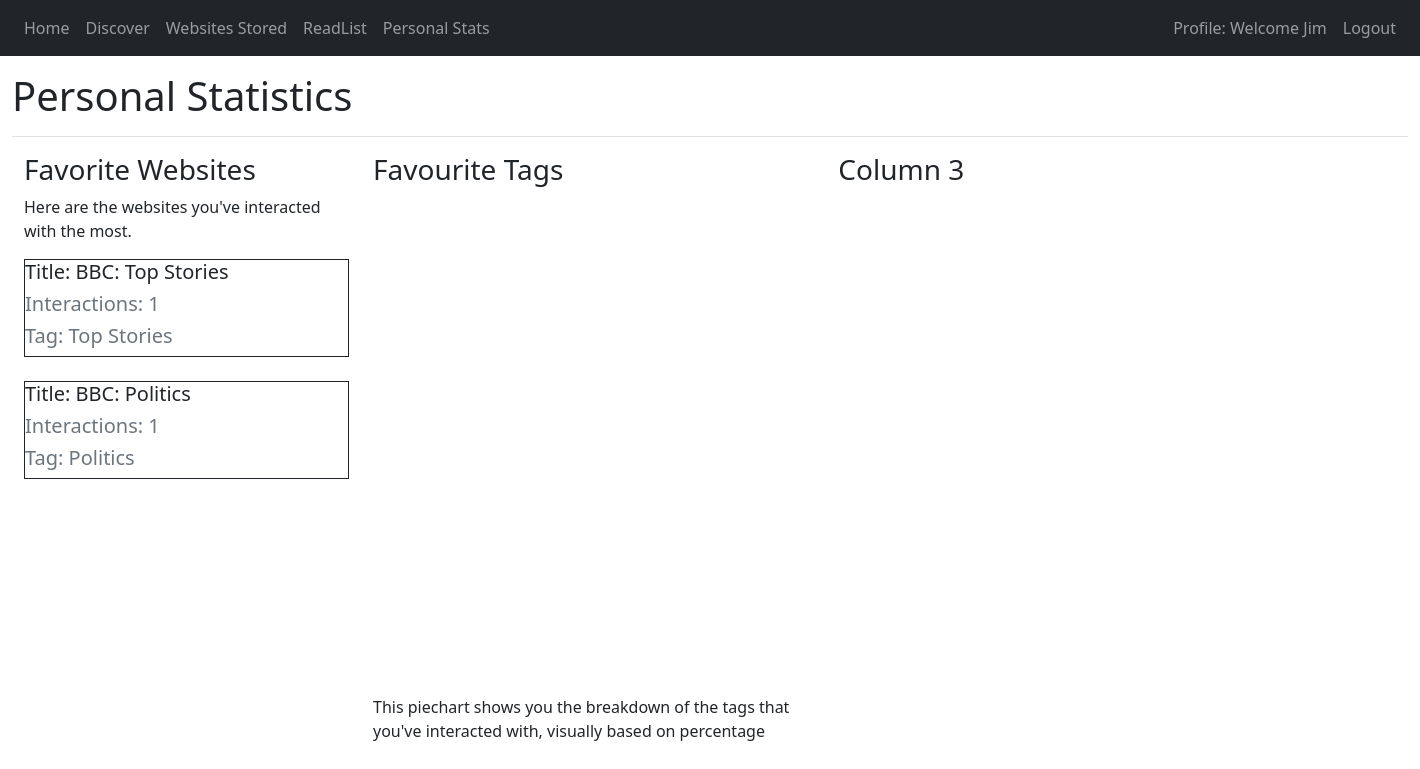
/user_stats (signed in), run on the app's committed database.
### website/db_models.py (models this page shows)
class User(db.Model, UserMixin):
    id = db.Column(db.Integer, primary_key=True)
    email = db.Column(db.String(150), unique=True)
    password = db.Column(db.String(150))
    username = db.Column(db.String(150))
    date_signed_up = db.Column(db.DateTime(timezone=True), default=func.now())
    feeds = db.relationship('RSS_Data')
    liked = db.relationship('Readlist')

class RSS_Data(db.Model):
    id = db.Column(db.Integer, primary_key=True)
    title = db.Column(db.String(10000))
    link = db.Column(db.String(10000))
    clicks = db.Column(db.Integer)
    tag_id = db.Column(db.Integer, db.ForeignKey('tags.id'))
    tag = db.Relationship('Tags', back_populates='website')
    user_id = db.Column(db.Integer, db.ForeignKey('user.id'))

class Tags(db.Model):
    id = db.Column(db.Integer, primary_key=True)
    name = db.Column(db.String(10000))
    website = db.relationship('RSS_Data', back_populates='tag')

### website/views.py (the view)
@views.route('/user_stats', methods=['GET', 'POST'])
@login_required
def user_stats():
    global_tags = Tags.query.all()
    global_tags_named = [tag.name for tag in global_tags]
    global_tags_id = [tag.id for tag in global_tags]
    stats_data = tag_counter()
    global_tag_clicks = global_tag_counter()
    print(global_tag_clicks)
    user_websites = RSS_Data.query.filter_by(user_id=current_user.id).order_by(RSS_Data.clicks.desc()).limit(4)
    return render_template("user_stats.html", user=current_user, stats_data=stats_data,global_tags=global_tags, named_tags=global_tags_named, id_tags=global_tags_id, websites=user_websites, global_clicks=global_tag_clicks)

### website/__init__.py (called while the page is built)
def create_app():
    app = Flask(__name__)
    app.config['SECRET_KEY'] = 'sadads asdasgf asddf'
    app.config['SQLALCHEMY_DATABASE_URI'] = f'sqlite:///{DB_NAME}'
    db.init_app(app)
    from .views import views
    from .auth import auth
    app.register_blueprint(views, url_prefix='/')
    app.register_blueprint(auth, url_prefix='/')
    from .db_models import User
    with app.app_context():
        db.create_all()
    login_manager = LoginManager()
    login_manager.login_view = 'auth.login'
    login_manager.init_app(app)
    @login_manager.user_loader
    def load_user(id):
        return User.query.get(int(id))
    return app

### website/rec_alg.py (called while the page is built)
def tag_counter():
    tag_clicks = {}
    tags = Tags.query.all()
    for tag in tags:
        tag_clicks[tag.id] = 0
    websites = RSS_Data.query.all()
    user_websites = [website for website in websites if website.user_id == current_user.id]
    for website in user_websites:
        tag_clicks[website.tag_id] += website.clicks
    sorted_tag_clicks = dict(sorted(tag_clicks.items(), key=lambda tag: tag[1], reverse=True))
    return sorted_tag_clicks

def global_tag_counter():
    tag_clicks = {}
    tags = Tags.query.all()
    for tag in tags:
        tag_clicks[tag.id] = 0
    websites = RSS_Data.query.all()
    global_websites = [website for website in websites]
    for website in global_websites:
        tag_clicks[website.tag_id] += website.clicks
    sorted_tag_clicks = dict(sorted(tag_clicks.items(), key=lambda tag: tag[1], reverse=True))
    return sorted_tag_clicks

### website/templates/user_stats.html (shortened to what this page needs)
{% extends "base.html" %}
{% block content %}
    <head>
    </head>
    <div class="d-flex justify-content-between flex-wrap flex-md-nowrap pt-3 pb-2 mb-3 border-bottom">
        <h1>Personal Statistics</h1>
    </div>
    <div class="container-fluid">
        <div class="row">
            <div class="col-md-3">
                <div class="column-content">
                    <h3>Favorite Websites</h3>
                    <p>Here are the websites you've interacted with the most.</p>
                <div>
                    {% for website in websites %}
                        <div class="border border-dark">
                            <h5>Title: {{ website.title }}</h5>
                            <h5 class="text-muted">Interactions: {{ website.clicks }}</h5>
                            {% for tag in global_tags %}
                                {% if tag.id == website.tag_id %}
                                <h5 class="text-muted">Tag: {{ tag.name }}</h5>
                                {% endif %}
                            {% endfor %}
                        </div>
                        <br>
                    {% endfor %}
                </div>
                </div>
            </div>
            <div class="col-md-4">
                <div class="column-content">
                    <h3>Favourite Tags</h3>
                    <div id="piechart" style="width: 700px; height: 500px;"></div>
                    <p>This piechart shows you the breakdown of the tags that you've interacted with, visually based on
                        percentage</p>
                </div>
            </div>
            <div class="col-md-3">
                <div class="column-content">
                    <h3>Column 3</h3>
                    <div id="columnchart_material" class="chart" style="width: 700px; height: 500px;></div>
                </div>
            </div>
        </div>
    </div>
{% endblock %}

### website/templates/base.html (shortened to what this page needs)
<!DOCTYPE html>
<html lang="en">
<head>
    <link rel="stylesheet" href="https://stackpath.bootstrapcdn.com/bootstrap/4.4.1/css/bootstrap.min.css"
>
    <link href="https://cdn.jsdelivr.net/npm/bootstrap@5.0.1/dist/css/bootstrap.min.css" rel="stylesheet">
</head>
<body>
<nav class="navbar navbar-expand-lg navbar-dark bg-dark">
    <div class="collapse navbar-collapse" id="navbar">
        <div class="navbar-nav">
            {% if user.is_authenticated %}
                <a class="nav-item nav-link" id="home" href="/">Home</a>
                <a class="nav-item nav-link" id="discover" href="/discover">Discover</a>
                <a class="nav-item nav-link" id="add_links" href="/add_links">Websites Stored</a>
                <a class="nav-item nav-link" id="read_later" href="/read_later">ReadList</a>
                <a class="nav-item nav-link" id="user_stats" href="/user_stats">Personal Stats</a>
            {% else %}
                <a class="nav-item nav-link" id="login" href="/login">Login</a>
                <a class="nav-item nav-link" id="signUp" href="/sign-up">Sign Up</a>
            {% endif %}
        </div>
        {% if user.is_authenticated %}
            <div class="navbar-nav ms-auto">
                <a class="nav-item nav-link " id="profile" href="/profile">Profile: Welcome {{ user.username }}</a>
            <a class="nav-item nav-link" id="logout" href="/logout">Logout</a>
            </div>
        {% endif %}
    </div>
</nav>
<div class="container-fluid">
    {% block content %}{% endblock %}
</div>
<script
        src="https://code.jquery.com/jquery-3.2.1.slim.min.js"
></script>
</body>
</html>

### data on the page
User: username "Jim"
RSS_Data: title "BBC: Top Stories", clicks "1"
Tags: name "Top Stories"
RSS_Data: title "BBC: Politics", clicks "1"
Tags: name "Politics"
